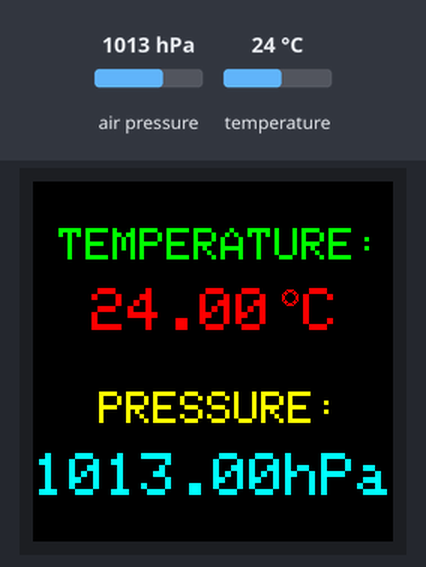
The sketch below on a simulated ESP8266 (NodeMCU). Shown: 240×240 colour display. The inputs (shaded band) are chosen by the test bench; at power-on: air pressure 1013 hPa, temperature 24 °C.

Above: at 1.8 s.
1.9 s: air pressure set to 952 hPa
At 2.7 s:
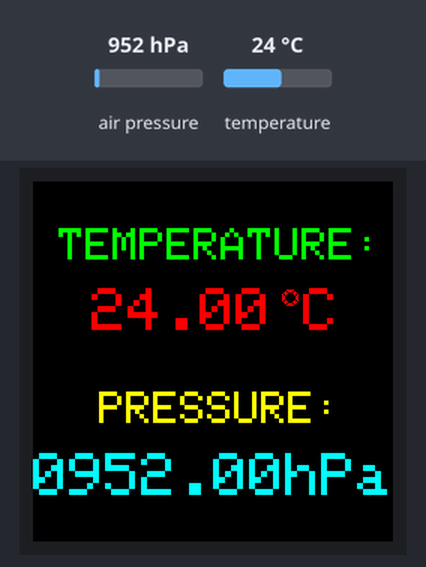
3.7 s: temperature set to 12 °C
At 5.4 s:
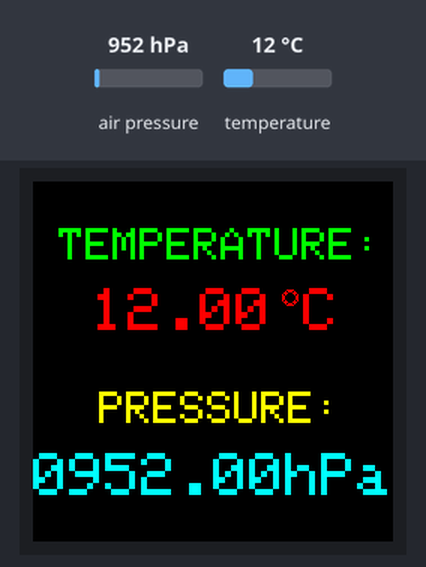
5.7 s: air pressure set to 975 hPa
At 7.1 s:
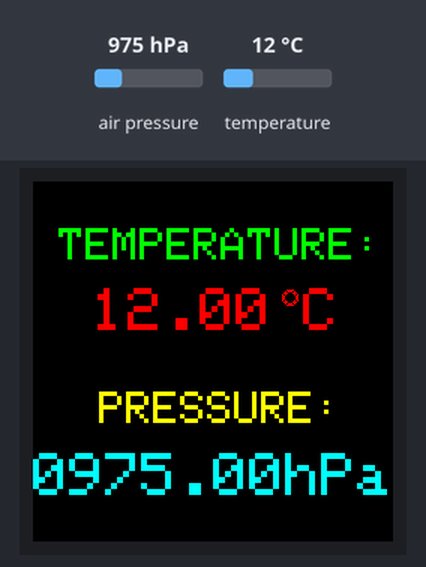
7.8 s: temperature set to 19 °C
At 8.8 s:
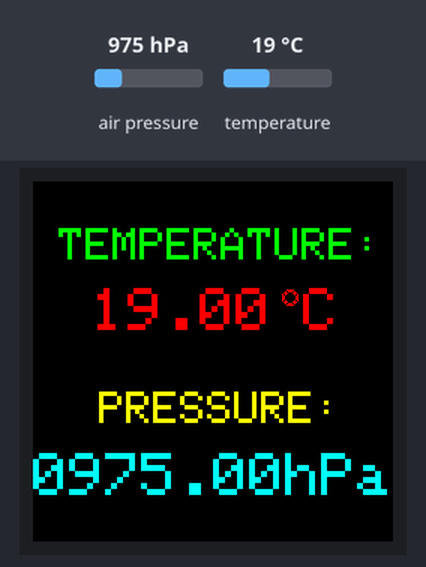
Timing chart, 0 to 10.8 s (numbered marks = the images above; inputs shaded):
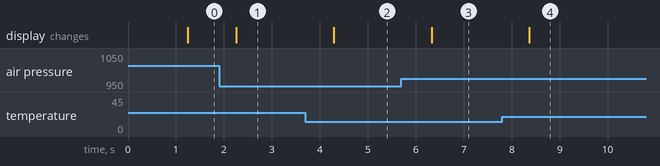

Measured:
- after the input at 1.9 s, the display: changes after 0.36 s (image 1)
- after the input at 3.7 s, the display: changes after 0.59 s (image 2)
- after the input at 5.7 s, the display: changes after 0.63 s (image 3)
- after the input at 7.8 s, the display: changes after 0.57 s (image 4)

The sketch:

BMP280.ino
```cpp
/************************************************************************
 *
 * ESP8266 NodeMCU Interface with ST7789 TFT display (240x240 pixel)
 *   and BMP280 barometric pressure & temperature sensor.
 *
 ************************************************************************/

#include <Wire.h>              // Wire library (required for I2C devices)
#include <Adafruit_GFX.h>      // Adafruit core graphics library
#include <Adafruit_ST7789.h>   // Adafruit hardware-specific library for ST7789
#include <Adafruit_BMP280.h>   // Adafruit BMP280 sensor library

// ST7789 TFT module connections
#define TFT_DC    D3     // TFT DC  pin is connected to NodeMCU pin D3 (GPIO0)
#define TFT_RST   D4     // TFT RST pin is connected to NodeMCU pin D4 (GPIO2)
#define TFT_CS    D8     // TFT CS  pin is connected to NodeMCU pin D8 (GPIO15)
// initialize ST7789 TFT library with hardware SPI module
// SCK (CLK) ---> NodeMCU pin D5 (GPIO14)
// MOSI(DIN) ---> NodeMCU pin D7 (GPIO13)
Adafruit_ST7789 tft = Adafruit_ST7789(TFT_CS, TFT_DC, TFT_RST);

// define device I2C address: 0x76 or 0x77 (0x77 is library default address)
#define BMP280_I2C_ADDRESS  0x76
// initialize Adafruit BMP280 library
Adafruit_BMP280  bmp280;

void setup(void) {

  // initialize the ST7789 display (240x240 pixel)
  // if the display has CS pin try with SPI_MODE0
  tft.init(240, 240, SPI_MODE2);

  // if the screen is flipped, remove this command
  tft.setRotation(2);
  // fill the screen with black color
  tft.fillScreen(ST77XX_BLACK);
  tft.setTextWrap(false);         // turn off text wrap option

  // initialize the BMP280 sensor
  Wire.begin(D2, D1);  // set I2C pins [SDA = D2, SCL = D1], default clock is 100kHz
  if( bmp280.begin(BMP280_I2C_ADDRESS) == 0 ) {
    // connection error or device address wrong!
    tft.setTextColor(ST77XX_WHITE, ST77XX_BLACK);   // set text color to white and black background
    tft.setTextSize(4);      // text size = 4
    tft.setCursor(3, 88);    // move cursor to position (3, 88) pixel
    tft.print("Connection");
    tft.setCursor(63, 126);  // move cursor to position (63, 126) pixel
    tft.print("Error");
    while(1);  // stay here
  }

  tft.setTextColor(ST77XX_GREEN, ST77XX_BLACK);  // set text color to green and black background
  tft.setTextSize(3);         // text size = 3
  tft.setCursor(17, 31);      // move cursor to position (17, 31) pixel
  tft.print("TEMPERATURE:");
  tft.setTextColor(ST77XX_YELLOW, ST77XX_BLACK);  // set text color to yellow and black background
  tft.setCursor(44, 140);   // move cursor to position (44, 140) pixel
  tft.print("PRESSURE:");
  tft.setTextSize(4);       // text size = 4
  // print "°C"
  tft.drawCircle(171, 77, 4, ST77XX_RED);
  tft.drawCircle(171, 77, 5, ST77XX_RED);
  tft.setTextColor(ST77XX_RED, ST77XX_BLACK);  // set text color to yellow and black background
  tft.setCursor(180, 71);
  tft.print("C");

}

// main loop
void loop() {

  delay(1000);    // wait a second

  // read temperature and pressure from BMP280 sensor
  float temp     = bmp280.readTemperature();   // get temperature
  float pressure = bmp280.readPressure();      // get pressure

  // print temperature (in °C)
  tft.setTextColor(ST77XX_RED, ST77XX_BLACK);  // set text color to yellow and black background
  tft.setCursor(15, 71);
  if(temp < 0)    // if temperature < 0
    tft.printf( "-%02u.%02u", (int)abs(temp), (int)(abs(temp) * 100) % 100 );
  else            // temperature >= 0
    tft.printf( " %02u.%02u", (int)temp, (int)(temp * 100) % 100 );

  // 2: print pressure (in hPa)
  tft.setTextColor(ST77XX_CYAN, ST77XX_BLACK);  // set text color to cyan and black background
  tft.setCursor(0, 181);
  tft.printf( "%04u.%02uhPa", (int)(pressure/100), (int)((uint32_t)pressure % 100) );

}

// end of code.
```
